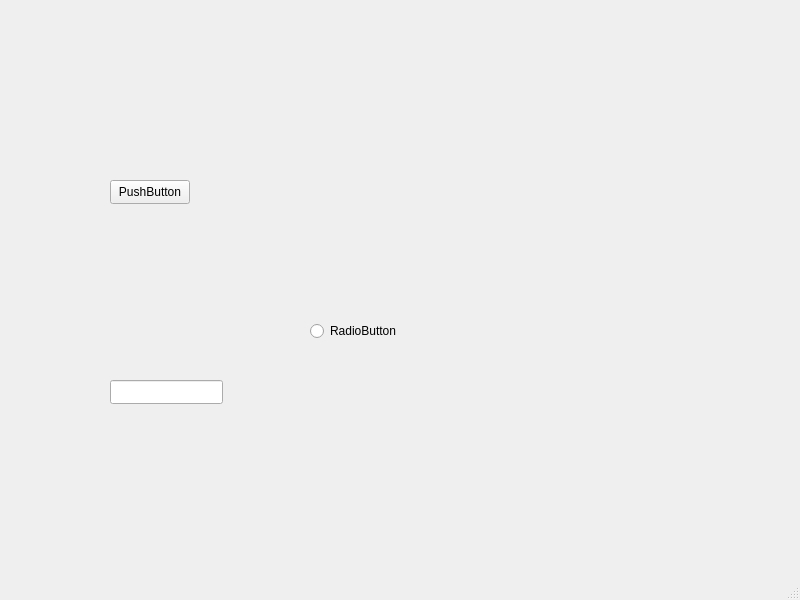
<?xml version="1.0" encoding="UTF-8"?>
<ui version="4.0">
 <class>MainWindow</class>
 <widget class="QMainWindow" name="MainWindow">
  <property name="geometry">
   <rect>
    <x>0</x>
    <y>0</y>
    <width>800</width>
    <height>600</height>
   </rect>
  </property>
  <property name="windowTitle">
   <string>MainWindow</string>
  </property>
  <widget class="QWidget" name="centralwidget">
   <widget class="QPushButton" name="pushButton">
    <property name="geometry">
     <rect>
      <x>110</x>
      <y>180</y>
      <width>80</width>
      <height>24</height>
     </rect>
    </property>
    <property name="text">
     <string>PushButton</string>
    </property>
   </widget>
   <widget class="QRadioButton" name="radioButton">
    <property name="geometry">
     <rect>
      <x>310</x>
      <y>320</y>
      <width>100</width>
      <height>22</height>
     </rect>
    </property>
    <property name="text">
     <string>RadioButton</string>
    </property>
   </widget>
   <widget class="QLineEdit" name="lineEdit">
    <property name="geometry">
     <rect>
      <x>110</x>
      <y>380</y>
      <width>113</width>
      <height>24</height>
     </rect>
    </property>
   </widget>
  </widget>
  <widget class="QMenuBar" name="menubar">
   <property name="geometry">
    <rect>
     <x>0</x>
     <y>0</y>
     <width>800</width>
     <height>21</height>
    </rect>
   </property>
  </widget>
  <widget class="QStatusBar" name="statusbar"/>
 </widget>
 <resources/>
 <connections/>
</ui>
